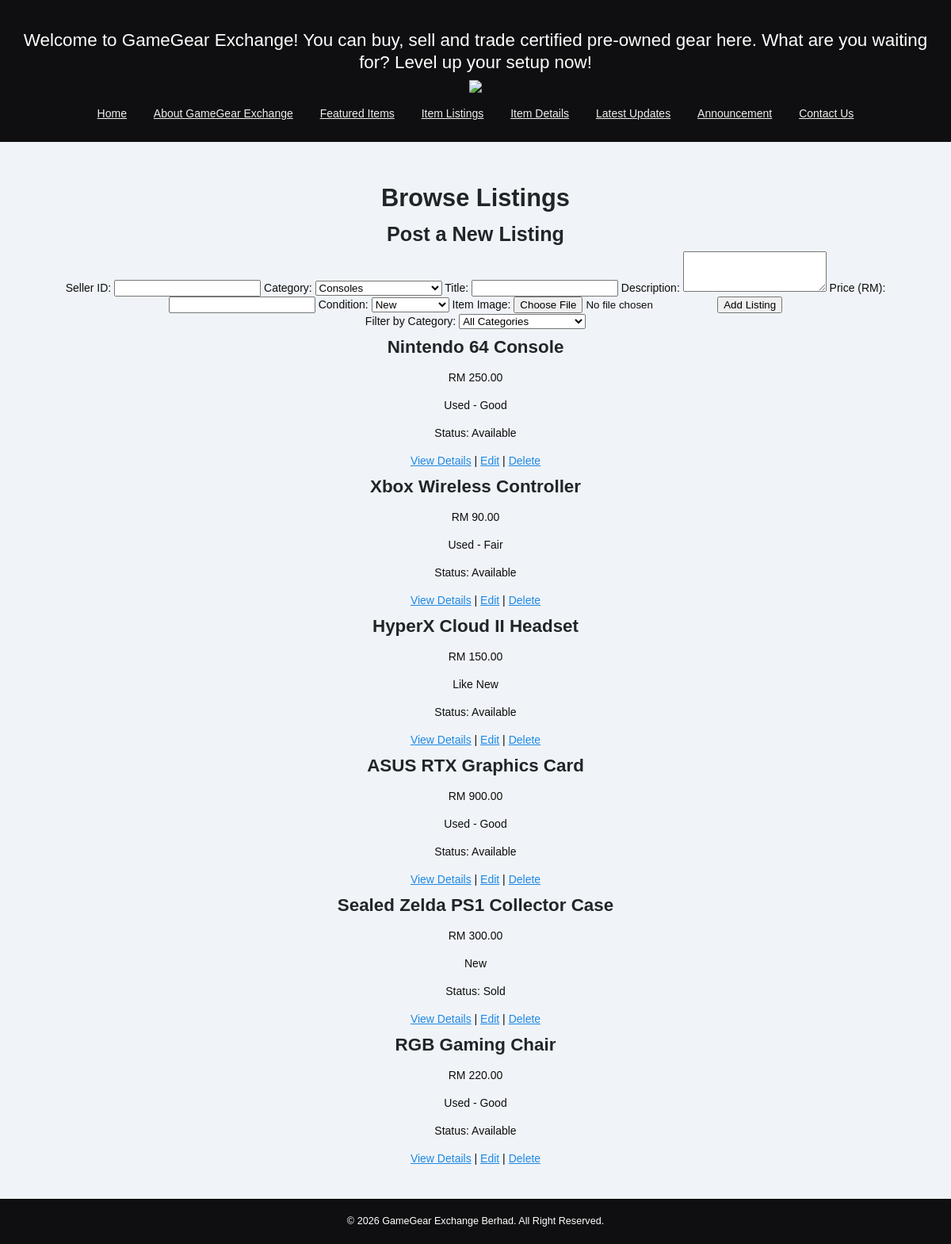
/gamegear/listings/index.php, run on the app's committed database.
### tables this page shows
CREATE TABLE listings (
    listing_id INT AUTO_INCREMENT PRIMARY KEY,
    seller_id INT NOT NULL,
    category_id INT NOT NULL,
    title VARCHAR(150) NOT NULL,
    description TEXT,
    price DECIMAL(10,2) NOT NULL,
    item_condition ENUM('New','Like New','Used - Good','Used - Fair') NOT NULL DEFAULT 'Used - Good',
    image_path VARCHAR(255),
    status ENUM('Available','Sold') NOT NULL DEFAULT 'Available',
    created_at TIMESTAMP DEFAULT CURRENT_TIMESTAMP,
    FOREIGN KEY (seller_id) REFERENCES users(user_id),
    FOREIGN KEY (category_id) REFERENCES categories(category_id)
);

### gamegear/listings/index.php (the view, shortened to what this page needs)
<?php include('../includes/db.php'); ?>
<!DOCTYPE html>
<html lang="en">
<head>
    <link rel="stylesheet" href="../style/style.css">
</head>
<body>
    <?php include('../content/header.php'); ?>
    <?php include('../content/navigation.php'); ?>
    <div id="contentWrapper">
        <h1>Browse Listings</h1>
        <section id="addListingForm">
            <h2>Post a New Listing</h2>
            <form action="index.php" method="post" enctype="multipart/form-data">
                <label for="seller_id">Seller ID:</label>
                <input type="number" name="seller_id" id="seller_id" required>
                <label for="category_id">Category:</label>
                <select name="category_id" id="category_id" required>
                    <?php
                    $cat_result = mysqli_query($conn, "SELECT * FROM categories");
                    while ($cat = mysqli_fetch_assoc($cat_result)) {
                        echo "<option value='" . $cat['category_id'] . "'>" . htmlspecialchars($cat['category_name']) . "</option>";
                    }
                    ?>
                </select>
                <label for="title">Title:</label>
                <input type="text" name="title" id="title" required>
                <label for="description">Description:</label>
                <textarea name="description" id="description" rows="3"></textarea>
                <label for="price">Price (RM):</label>
                <input type="number" step="0.01" name="price" id="price" required>
                <label for="item_condition">Condition:</label>
                <select name="item_condition" id="item_condition">
                    <option value="New">New</option>
                </select>
                <label for="image">Item Image:</label>
                <input type="file" name="image" id="image" accept="image/*">
                <button type="submit" name="add_listing" class="button">Add Listing</button>
            </form>
        </section>
        <section id="filterSection">
            <form action="index.php" method="get">
                <label for="filter_category">Filter by Category:</label>
                <select name="category_id" id="filter_category" onchange="this.form.submit()">
                    <option value="">All Categories</option>
                </select>
            </form>
        </section>
        <section id="listingGrid">
            <?php
            if (isset($_GET['category_id']) && $_GET['category_id'] != "") {
                $cat_filter = mysqli_real_escape_string($conn, $_GET['category_id']);
                $sql = "SELECT * FROM listings WHERE category_id = '$cat_filter' ORDER BY created_at DESC";
            } else {
                $sql = "SELECT * FROM listings ORDER BY created_at DESC";
            }
            $result = mysqli_query($conn, $sql);
            if (mysqli_num_rows($result) > 0) {
                while ($row = mysqli_fetch_assoc($result)) {
                    echo "<div class='listingCard'>";
                    echo "<h3>" . htmlspecialchars($row['title']) . "</h3>";
                    echo "<p class='price'>RM " . number_format($row['price'], 2) . "</p>";
                    echo "<p class='condition'>" . htmlspecialchars($row['item_condition']) . "</p>";
                    echo "<p class='status'>Status: " . htmlspecialchars($row['status']) . "</p>";
                    echo "<a href='../details/index.php?id=" . $row['listing_id'] . "'>View Details</a> | ";
                    echo "<a href='edit.php?id=" . $row['listing_id'] . "'>Edit</a> | ";
                    echo "<a href='index.php?delete=" . $row['listing_id'] . "' onclick=\"return confirm('Delete this listing?')\">Delete</a>";
                    echo "</div>";
                }
            } else {
                echo "<p>No listings found.</p>";
            }
            ?>
        </section>
    </div>
    <?php include('../content/footer.php'); ?>
</body>
</html>

### gamegear/content/header.php
<header id = "pageHeader">
	<h1>Welcome to GameGear Exchange! You can buy, sell and trade certified pre-owned gear here. What are you waiting for? Level up your setup now!</h1>
	<img src = "http://localhost/gamegear/images/header.jpg" width="100%"></img>
</header>

### gamegear/content/navigation.php
<nav id="topNavigation">
	<ul>
		<li><a href="/gamegear/">Home</a></li>
		<li><a href="/gamegear/about/">About GameGear Exchange</a></li>
		<li><a href="/gamegear/feature/">Featured Items</a></li>
		<li><a href="/gamegear/listings/">Item Listings</a></li>
		<li><a href="/gamegear/details/">Item Details</a></li>
		<li><a href="/gamegear/updates/">Latest Updates</a></li>
		<li><a href="/gamegear/news/">Announcement</a></li>
		<li><a href="/gamegear/contact/">Contact Us</a></li>
	</ul>
</nav>

### gamegear/content/footer.php
<footer id ="pageFooter">
  &copy; <?php echo date('Y'); ?> GameGear Exchange Berhad. All Right Reserved.
</footer>

### gamegear/style/style.css (style rules this page uses)
body { color: rgb(13,13,13); background-color: rgb(240,244,248); font-family: Helvetica, Arial, sans-serif; font-size: 14px; line-height: 1.5em; margin: 0px 0px 0px 0px; padding: 0px 0px 0px 0px; }
#topNavigation { color: rgb(255,255,255); background-color: rgb(15,15,17); font-weight: normal; text-align: center; margin: 0px 0px 0px 0px; padding: 10px 18px 25px 18px; }
#topNavigation ul { list-style-type: none; margin: 0px 0px 0px 0px; padding: 0px 0px 0px 0px; }
#topNavigation li { display: inline-block; margin: 0px 15px; }
#pageFooter { color: rgb(255,255,255); background-color: rgb(15,15,17); font-size: 0.9em; text-align: center; margin: 0px 0px 0px 0px; padding: 18px 18px 18px 18px; border-top: none; }
h1,h2,h3,h4,h5,h6 { color: rgb(33, 37, 41); font-weight: bold; line-height: 1.25em; }
h1 { font-size: 2.2em; margin: 12px 0px 8px 0px; padding: 0px 0px 0px 0px; }
h2 { font-size: 1.8em; margin: 10px 0px 6px 0px; padding: 0px 0px 0px 0px; }
h3 { font-size: 1.6em; margin: 8px 0px 5px 0px; padding: 0px 0px 0px 0px; }
a, a:link, a:visited, a:hover { color: rgb(30, 136, 229); }
nav a, nav a:link, nav a:visited { color: rgb(240, 240, 240); }
#pageHeader { background-color: rgb(15,15,17); text-align: center; margin: 0px 0px 0px 0px; padding: 25px 18px 0px 18px; }
#pageHeader h1 { color: rgb(255,255,255); font-size: 1.6em; font-weight: normal; }
#contentWrapper { background-color: rgb(240,244,248); text-align: center; margin: 0px auto; padding: 40px 18px 40px 18px; }

### data on the page
listings: title "Nintendo 64 Console", price "250.00", item_condition "Used - Good", status "Available"
listings: title "Xbox Wireless Controller", price "90.00", item_condition "Used - Fair", status "Available"
listings: title "HyperX Cloud II Headset", price "150.00", item_condition "Like New", status "Available"
listings: title "ASUS RTX Graphics Card", price "900.00", item_condition "Used - Good", status "Available"
listings: title "Sealed Zelda PS1 Collector Case", price "300.00", item_condition "New", status "Sold"
listings: title "RGB Gaming Chair", price "220.00", item_condition "Used - Good", status "Available"

### other printed values
form field category_id "Consoles"
